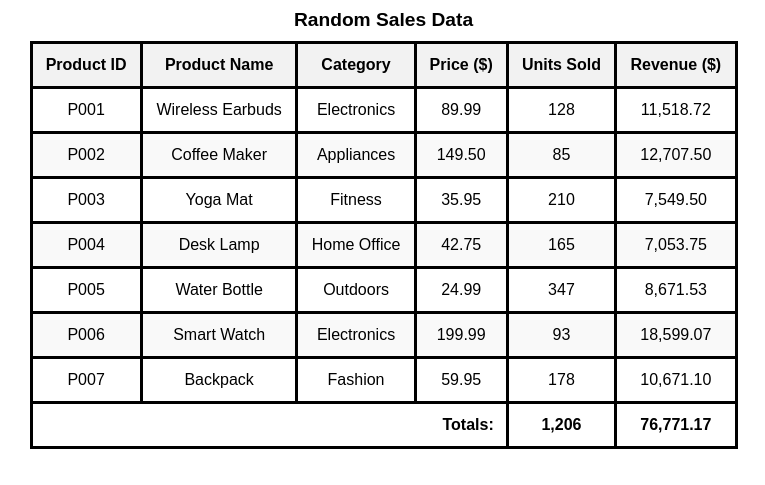
#> input picture test.png, 765 x 485 px
$ python image_to_csv_automation.py
#> lines starting #> are read from the running program, lines starting #| are printed output that depends on the picture; after the words box and inside, x2 and y2 are one past the last pixel; in counts of white or black regions, pixels touching at a corner belong together
import cv2
import numpy as np
import pandas as pd
import pytesseract
from matplotlib import pyplot as plt

def grid_detection(image_path, output_csv="output.csv", debug=True):
#> called with image_path = 'test.png', output_csv = 'output_improved.csv', debug = True
    original_image = cv2.imread(image_path)
#> original_image is the input picture: shape (485, 765, 3); min 0, max 255, mean 224.4
    if original_image is None:
        print(f"Could not read image at {image_path}")
        return

    visual_image = original_image.copy()

    gray = cv2.cvtColor(original_image, cv2.COLOR_BGR2GRAY)

    blurred = cv2.GaussianBlur(gray, (5, 5), 0)
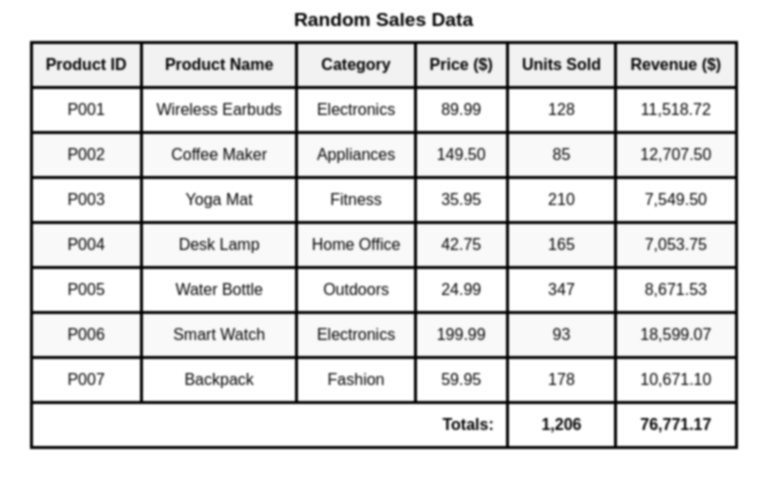
#> blurred: shape (485, 765); min 4, max 255, mean 224.4

    _, binary = cv2.threshold(blurred, 150, 255, cv2.THRESH_BINARY_INV)
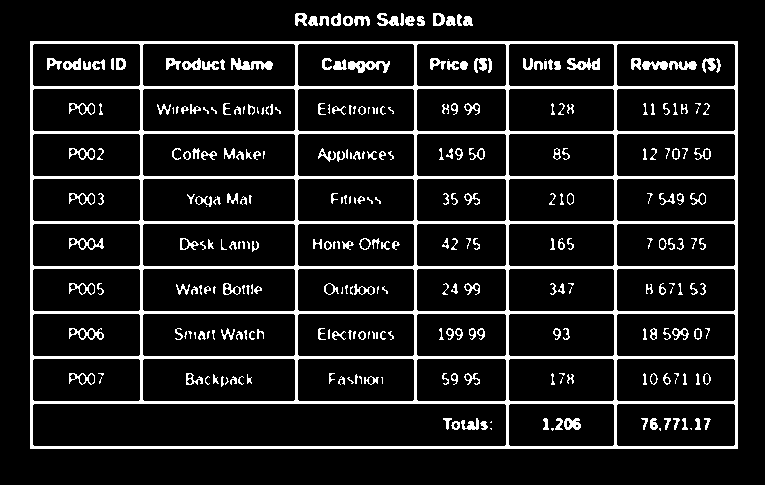
#> binary: shape (485, 765); 11.4% white; 304 white regions (81 under 20 px)

    if debug:
        cv2.imwrite("binary.jpg", binary)

    contours, _ = cv2.findContours(binary, cv2.RETR_CCOMP, cv2.CHAIN_APPROX_SIMPLE)
#> contours = 471 contours, 212 with area under 20; largest, box (x1, y1, x2, y2) and area: (30, 41, 738, 449) 287749, (32, 403, 507, 447) 20374, (142, 358, 296, 402) 6571, (142, 313, 296, 357) 6571, (142, 268, 296, 312) 6571

    contour_image = original_image.copy()
    cv2.drawContours(contour_image, contours, -1, (0, 255, 0), 2)
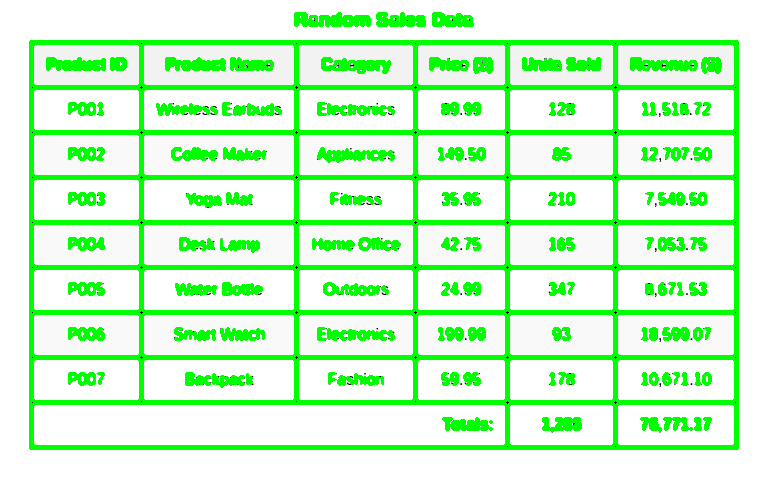
#> contour_image: shape (485, 765, 3); mean B, G, R 200.1, 252.6, 200.1
    if debug:
        cv2.imwrite("contours.jpg", contour_image)

    cell_contours = []
    for contour in contours:
        peri = cv2.arcLength(contour, True)
        approx = cv2.approxPolyDP(contour, 0.04 * peri, True)

        if len(approx) == 4:
            x, y, w, h = cv2.boundingRect(contour)
            area = w * h

            if 2000 < area < 50000:
                cell_contours.append((x, y, w, h))
#> this loop made 471 passes
#> (peri, approx, x, y, w, h, area) on passes 9, 13, 16, 27, 28, 32, 53: (33.31, [[709, 418], [704, 418], [707, 420], [705, 429]], 704, 418, 7, 12, 84), (33.9, [[670, 418], [664, 418], [667, 420], [665, 429]], 664, 418, 7, 12, 84), (33.9, [[647, 418], [641, 418], [645, 420], [643, 429]], 641, 418, 7, 12, 84), (20.97, [[348, 377], [347, 378], [352, 383], [353, 382]], 347, 377, 7, 7, 49), (17.31, [[226, 377], [227, 381], [225, 384], [228, 381]], 225, 377, 4, 8, 32), (16.24, [[359, 376], [361, 379], [361, 383], [361, 377]], 359, 376, 3, 8, 24), (27.9, [[552, 373], [551, 384], [554, 384], [552, 380]], 551, 373, 4, 12, 48)
#> (peri, x, y, w, h, area) on passes 76, 83, 87, 88, 90, 92: (16.83, 353, 331, 3, 8, 24), (17.66, 188, 331, 4, 8, 32), (21.66, 212, 330, 3, 10, 30), (19.41, 328, 329, 2, 10, 20), (27.9, 705, 328, 5, 11, 55), (25.66, 695, 329, 6, 10, 60)
#> after the loop, cell_contours = 50 items, first 6: (616, 403, 120, 44), (508, 403, 107, 44), (616, 358, 120, 44), (508, 358, 107, 44), (416, 358, 91, 44), (297, 358, 118, 44)

    cell_image = original_image.copy()
    for x, y, w, h in cell_contours:
        cv2.rectangle(cell_image, (x, y), (x+w, y+h), (0, 0, 255), 2)
#> this loop made 50 passes
#> (x, y, w) on passes 1 to 12: (616, 403, 120), (508, 403, 107), (616, 358, 120), (508, 358, 107), (416, 358, 91), (297, 358, 118), (142, 358, 154), (32, 358, 109), (616, 313, 120), (508, 313, 107), (416, 313, 91), (297, 313, 118)
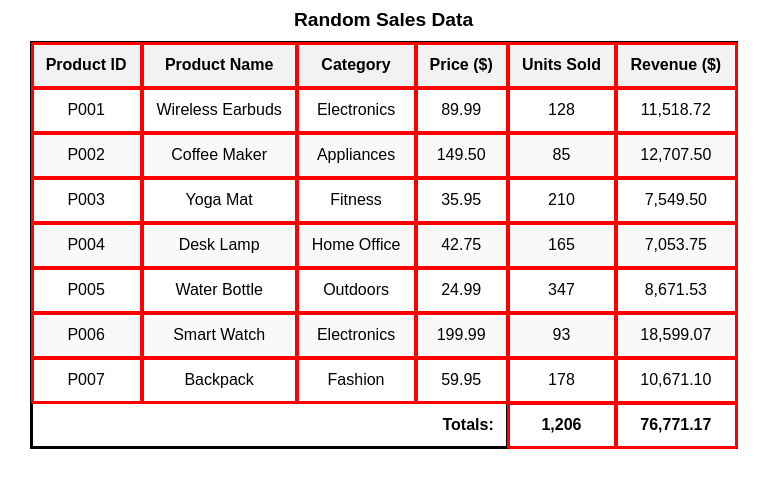
#> cell_image: shape (485, 765, 3); 9.14% of pixels changed, all inside (x1, y1, x2, y2) = (31, 42, 738, 449)

    if debug:
        cv2.imwrite("detected_cells.jpg", cell_image)

    if not cell_contours:
        print("No cells detected using contour method, trying grid line detection...")

        edges = cv2.Canny(binary, 50, 150, apertureSize=3)

        lines = cv2.HoughLinesP(
            edges, 1, np.pi/180, 50,
            minLineLength=30,
            maxLineGap=20
        )

        line_image = original_image.copy()

        h_lines = []
        v_lines = []

        if lines is not None:
            for line in lines:
                x1, y1, x2, y2 = line[0]
                cv2.line(line_image, (x1, y1), (x2, y2), (0, 0, 255), 2)

                if abs(y2 - y1) < abs(x2 - x1):
                    h_lines.append((min(x1, x2), max(x1, x2), (y1 + y2) // 2))
                else:
                    v_lines.append(((x1 + x2) // 2, min(y1, y2), max(y1, y2)))

        if debug:
            cv2.imwrite("lines.jpg", line_image)

        h_lines.sort(key=lambda x: x[2])
        v_lines.sort(key=lambda x: x[0])

        def cluster_lines(lines, axis_idx, threshold=30):
            if not lines:
                return []

            clusters = [[lines[0]]]

            for line in lines[1:]:
                if line[axis_idx] - clusters[-1][-1][axis_idx] > threshold:
                    clusters.append([line])
                else:
                    clusters[-1].append(line)

            result = []
            for cluster in clusters:
                if axis_idx == 2:
                    avg = sum(line[2] for line in cluster) // len(cluster)
                    x_min = min(line[0] for line in cluster)
                    x_max = max(line[1] for line in cluster)
                    result.append((x_min, x_max, avg))
                else:
                    avg = sum(line[0] for line in cluster) // len(cluster)
                    y_min = min(line[1] for line in cluster)
                    y_max = max(line[2] for line in cluster)
                    result.append((avg, y_min, y_max))

            return result

        h_lines = cluster_lines(h_lines, 2)
        v_lines = cluster_lines(v_lines, 0)

        clustered_line_image = original_image.copy()
        for x1, x2, y in h_lines:
            cv2.line(clustered_line_image, (x1, y), (x2, y), (0, 255, 0), 2)
        for x, y1, y2 in v_lines:
            cv2.line(clustered_line_image, (x, y1), (x, y2), (255, 0, 0), 2)

        if debug:
            cv2.imwrite("clustered_lines.jpg", clustered_line_image)

        cells = []
        for i in range(len(h_lines) - 1):
            for j in range(len(v_lines) - 1):
                x1 = v_lines[j][0]
                y1 = h_lines[i][2]
                x2 = v_lines[j+1][0]
                y2 = h_lines[i+1][2]

                cell = (x1, y1, x2 - x1, y2 - y1)
                cells.append(cell)
                cv2.rectangle(clustered_line_image, (x1, y1), (x1 + (x2-x1), y1 + (y2-y1)), (0, 255, 255), 2)

        if debug:
            cv2.imwrite("cell_grid.jpg", clustered_line_image)

        cell_contours = cells

    if not cell_contours:
        print("No grid cells detected.")
        return

    def cluster_coordinates(coords, tolerance=20):
        if not coords:
            return []

        coords = sorted(coords)
        clusters = [[coords[0]]]

        for coord in coords[1:]:
            if coord - clusters[-1][-1] > tolerance:
                clusters.append([coord])
            else:
                clusters[-1].append(coord)

        return [sum(cluster) // len(cluster) for cluster in clusters]

    y_coords = [cell[1] for cell in cell_contours]
#> y_coords = 50 values, max 403 at index 0, min 43 at index 44, mean 208.6
    x_coords = [cell[0] for cell in cell_contours]
#> x_coords = 50 values, max 616 at index 0, min 32 at index 7, mean 344.2

    y_clusters = cluster_coordinates(y_coords)
#> in cluster_coordinates, `coords = sorted(coords)`: coords = 50 values from 43 to 403
#> in cluster_coordinates, `clusters = [[coords[0]]]`: clusters = [[43]]
#> the loop in cluster_coordinates, `for coord in coords[1:]:` made 49 passes
#> coord on passes 1 to 12: 43, 43, 43, 43, 43, 88, 88, 88, 88, 88, 88, 133
#> after the loop in cluster_coordinates, `for coord in coords[1:]:`: clusters = [[43, 43, 43, 43, 43, 43], [88, 88, 88, 88, 88, 88], [133, 133, 133, 133, 133, 133], [178, 178, 178, 178, 178, 178], [223, 223, 223, 223, 223, 223], [268, 268, 268, 268, 268, 268], [313, 313, 313, 313, 313, 313], [358, 358, 358, 358, 358, 358], [403, 403]]
#> y_clusters = [43, 88, 133, 178, 223, 268, 313, 358, 403]
    x_clusters = cluster_coordinates(x_coords)
#> the loop in cluster_coordinates (call 2), `for coord in coords[1:]:` made 49 passes
#> coord on passes 1 to 12: 32, 32, 32, 32, 32, 32, 32, 142, 142, 142, 142, 142
#> x_clusters = [32, 142, 297, 416, 508, 616]

    grid = {}
    for cell in cell_contours:
        x, y, w, h = cell

        y_diffs = [abs(y - cluster) for cluster in y_clusters]
        row_idx = y_diffs.index(min(y_diffs))

        x_diffs = [abs(x - cluster) for cluster in x_clusters]
        col_idx = x_diffs.index(min(x_diffs))

        grid[(row_idx, col_idx)] = (x, y, w, h)
#> this loop made 50 passes
#> (cell, x, y, w, y_diffs, row_idx, x_diffs, col_idx) on passes 1 to 6: ((616, 403, 120, 44), 616, 403, 120, [360, 315, 270, 225, 180, 135, 90, 45, 0], 8, [584, 474, 319, 200, 108, 0], 5), ((508, 403, 107, 44), 508, 403, 107, [360, 315, 270, 225, 180, 135, 90, 45, 0], 8, [476, 366, 211, 92, 0, 108], 4), ((616, 358, 120, 44), 616, 358, 120, [315, 270, 225, 180, 135, 90, 45, 0, 45], 7, [584, 474, 319, 200, 108, 0], 5), ((508, 358, 107, 44), 508, 358, 107, [315, 270, 225, 180, 135, 90, 45, 0, 45], 7, [476, 366, 211, 92, 0, 108], 4), ((416, 358, 91, 44), 416, 358, 91, [315, 270, 225, 180, 135, 90, 45, 0, 45], 7, [384, 274, 119, 0, 92, 200], 3), ((297, 358, 118, 44), 297, 358, 118, [315, 270, 225, 180, 135, 90, 45, 0, 45], 7, [265, 155, 0, 119, 211, 319], 2)
#> cell on passes 43 to 48: (142, 88, 154, 44), (32, 88, 109, 44), (616, 43, 120, 44), (508, 43, 107, 44), (416, 43, 91, 44), (297, 43, 118, 44)

    max_row = max([key[0] for key in grid.keys()]) if grid else -1
    max_col = max([key[1] for key in grid.keys()]) if grid else -1

    grid_image = original_image.copy()

    table = [["" for _ in range(max_col + 1)] for _ in range(max_row + 1)]

    for (row_idx, col_idx), (x, y, w, h) in grid.items():
        cv2.rectangle(grid_image, (x, y), (x+w, y+h), (0, 0, 255), 2)
        cv2.putText(grid_image, f"{row_idx},{col_idx}", (x+5, y+20),
                    cv2.FONT_HERSHEY_SIMPLEX, 0.5, (255, 0, 0), 2)

        padding = 10
        cell_img = gray[y+padding:y+h-padding, x+padding:x+w-padding]

        if cell_img.size == 0 or cell_img.shape[0] < 10 or cell_img.shape[1] < 10:
            continue

        _, cell_thresh = cv2.threshold(cell_img, 0, 255, cv2.THRESH_BINARY_INV + cv2.THRESH_OTSU)

        if debug:
            cv2.imwrite(f"cell_{row_idx}_{col_idx}.jpg", cell_thresh)

        try:
            text = pytesseract.image_to_string(
                cell_thresh,
                config="--psm 10 --oem 3 -c tessedit_char_whitelist=0123456789abcdefghijklmnopqrstuvwxyzABCDEFGHIJKLMNOPQRSTUVWXYZ"
            ).strip()

            if text or text.isdigit():
                table[row_idx][col_idx] = text
                cv2.putText(grid_image, text, (x+w//2-10, y+h//2+10),
                            cv2.FONT_HERSHEY_SIMPLEX, 0.7, (255, 0, 0), 2)

        except Exception as e:
            print(f"OCR error for cell {row_idx},{col_idx}: {e}")
#> this loop made 1 pass
#> (row_idx, col_idx, x, y, w, h) on pass 1: (8, 5, 616, 403, 120, 44)
#> pass 1, in grid_detection, `cell_img = gray[y+padding:y+h-padding, x+padding:x+w-padding]`:
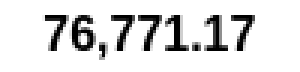
#> cell_img: shape (24, 100) (shown 3 times larger); min 0, max 255, mean 223.7
#> pass 1, in grid_detection, `_, cell_thresh = cv2.threshold(cell_img, 0, 255, cv2.THRESH_BINARY_INV..`:
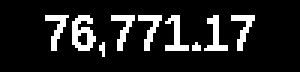
#> cell_thresh: shape (24, 100) (shown 3 times larger); 12.7% white in thin lines or dots, all inside (x1, y1, x2, y2) = (15, 5, 85, 19)
#> after the loop:
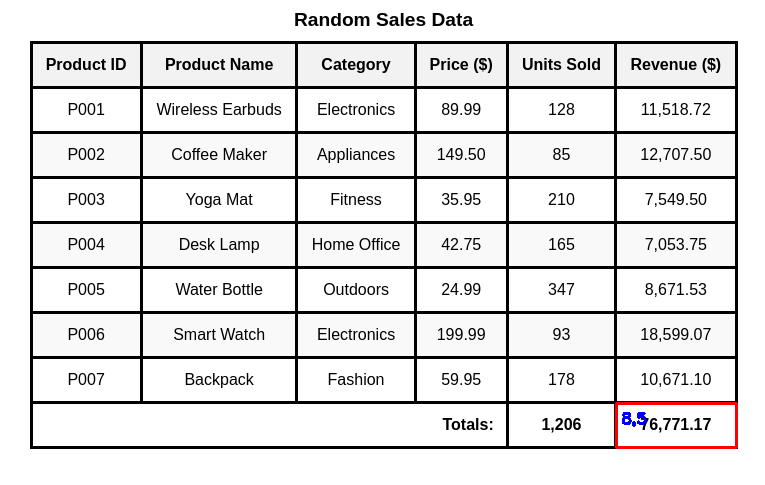
#> grid_image: shape (485, 765, 3); 0.32% of pixels changed, all inside (x1, y1, x2, y2) = (615, 402, 738, 449)

    if debug:
        cv2.imwrite("final_grid.jpg", grid_image)

    df = pd.DataFrame(table)
    df.to_csv(output_csv, index=False, header=False)
    print(f"Saved table to {output_csv}")

    print(f"Detected grid shape: {max_row+1} rows × {max_col+1} columns")
    print(df.to_string(index=False, header=False))
    return df


# the program is under development.. so it may show inaccurate result
if __name__ == "__main__":
    grid_detection("test.png", "output_improved.csv")
#> (the call stopped at in grid_detection, `text = pytesseract.image_to_string( cell_thresh, config="--psm 10 --oe..`: pytesseract is not available in this run)
